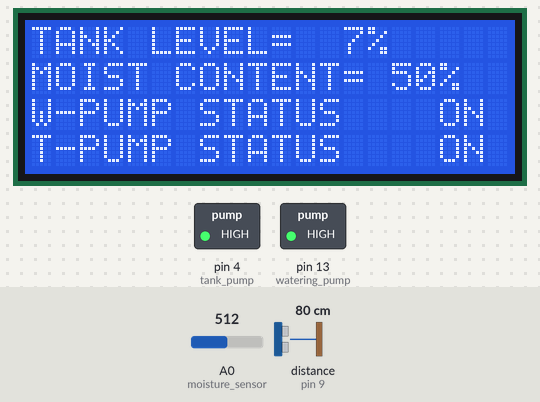
A sketch run on a simulated Arduino Uno, built with avr-gcc and run on an emulated ATmega328P. On the bench: 20×4 character LCD, switched loads named in the sketch (green lamp = pin HIGH). Wiring (inferred from the names in the program): ultrasonic range finder: trigger pin 10; echo pin 9. The test bench sets the inputs (shaded band); at power-on: A0 (moisture_sensor) = 512, distance to the obstacle (sensor on pin 9) 80 cm. The echo pulse lasts 58.3 µs per cm; the modem accepts every AT command (registered, SIM ready, sends succeed) and sends nothing else; pins used as bus, display or sensor lines are not drawn; what the sketch prints to the serial monitor is not drawn.

Above: at 1.7 s.
1.8 s: A0 (moisture_sensor) set to 861
At 4.5 s:
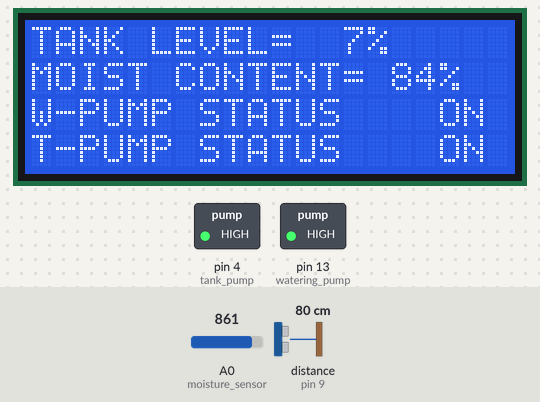
5.8 s: A0 (moisture_sensor) set to 889
At 7.5 s:
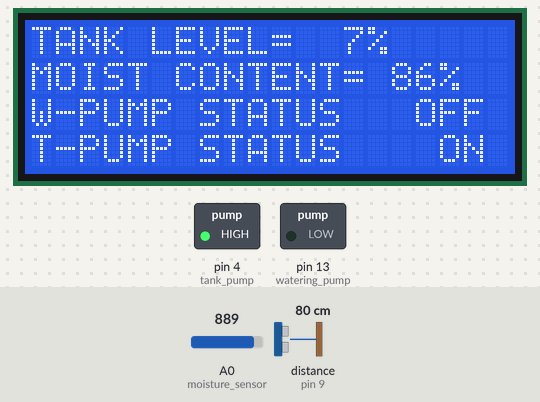
9.8 s: distance to the obstacle (sensor on pin 9) set to 2 cm
13.8 s: distance to the obstacle (sensor on pin 9) set to 18 cm
17.8 s: distance to the obstacle (sensor on pin 9) set to 35 cm
21.8 s: A0 (moisture_sensor) set to 900
At 23.2 s:
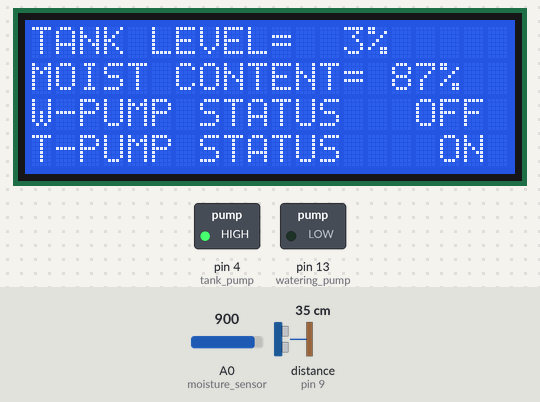
Timing chart, 0 to 24.8 s (numbered marks = the images above; inputs shaded):
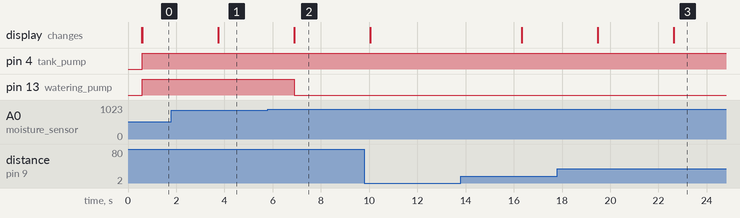

The sketch:

code.ino
```cpp
 #include<LiquidCrystal.h>
#include <SoftwareSerial.h>

#define echo 9
#define trigger 10
#define tank_pump 4
#define watering_pump 13
#define moisture_sensor A0
long duration;
int distance;
int moisture_value;
int distance_percent;
int moist_percent;
SoftwareSerial SIM900(2, 3);
LiquidCrystal lcd(12,11,8,7,6,5);

void setup () {
lcd.begin(20,4);
SIM900.begin(9600);
Serial.begin(9600);
pinMode(echo,INPUT);
pinMode(moisture_sensor,INPUT);
pinMode(trigger,OUTPUT);
digitalWrite(trigger,LOW);
pinMode(watering_pump,OUTPUT);
pinMode(tank_pump,OUTPUT);
digitalWrite(watering_pump,LOW);
digitalWrite(tank_pump,LOW);
lcd.setCursor(0,1);
lcd.print("KRISHI");
lcd.setCursor(0,2);
lcd.print("SICHAI");
lcd.setCursor(0,3);
lcd.print("SEVAK");
delay(500);
lcd.clear();
}


void loop(){

 // LEVEL SENSOR
 digitalWrite(trigger,LOW);
 delayMicroseconds(2);
 digitalWrite(trigger,HIGH);
 delayMicroseconds(10);
 digitalWrite(trigger,LOW);
 duration=pulseIn(echo,HIGH);
 distance=duration*0.017;
 distance_percent=map( distance,0,1023,0,100);
 moisture_value= analogRead(moisture_sensor);
moist_percent=map(moisture_value,0,1023,0,100);
 condition();

}


void sms(){
SIM900.print("AT+CMGF=1\r");
 SIM900.println("AT + CMGS = \"+91xxxxxxxxxx\"");// recipient's mobile number
SIM900.println("WATERING PUMP IS OFF"); // message to send
SIM900.println((char)26); // End AT command with a ^Z, ASCII code 26
Serial.println((char)26);
SIM900.println();

}

void sms1(){
SIM900.print("AT+CMGF=1\r");
SIM900.println("AT + CMGS = \"+91xxxxxxxxxx\"");// recipient's mobile number
SIM900.println("TANK PUMP IS OFF"); // message to send
Serial.println("TANK PUMP IS OFF");
SIM900.println((char)26); // End AT command with a ^Z, ASCII code 26
Serial.println((char)26);
//delay(200);
SIM900.println();

}


void sms2(){
SIM900.print("AT+CMGF=1\r");
SIM900.println("AT + CMGS = \"+91xxxxxxxxxx\"");// recipient's mobile number
SIM900.println("WATERING PUMP IS ON"); // message to send
Serial.println("WATERING PUMP IS ON");
//delay(200);
SIM900.println((char)26); // End AT command with a ^Z, ASCII code 26
Serial.println((char)26);
//delay(200);
SIM900.println();

}

void sms3(){
SIM900.print("AT+CMGF=1\r");
delay(2000);
SIM900.println("AT + CMGS = \"+91xxxxxxxxxx\"");// recipient's mobile number
SIM900.println("TANK PUMP IS ON"); // message to send
Serial.println("TANK PUMP IS ON");
//delay(200);
SIM900.println((char)26); // End AT command with a ^Z, ASCII code 26
Serial.println((char)26);
//delay(200);
SIM900.println();

}


void condition(){
if (distance_percent>65 &&moist_percent<85){
LCD_3();
digitalWrite(tank_pump,LOW);
digitalWrite(watering_pump,HIGH);
sms1();
sms2();
delay(1000);
}
else if (distance_percent<65 &&moist_percent>85)
{
LCD_2();
digitalWrite(tank_pump,HIGH);
digitalWrite(watering_pump,LOW);
sms3();
sms();
delay(1000);
}
else if (distance_percent>65 &&moist_percent>85)
{
LCD_4();
digitalWrite(tank_pump,LOW);
digitalWrite(watering_pump,LOW);

sms1();
sms();
delay(1000);
}

else if (distance_percent<65 &&moist_percent<85)
{
LCD_1();
digitalWrite(tank_pump,HIGH);
digitalWrite(watering_pump,HIGH);
sms3();
sms2();
delay(1000);
}
}

  void LCD_1()
  {
  lcd.clear();
  lcd.setCursor(0,0);
  lcd.print("TANK LEVEL=  ");
  lcd.print(distance_percent);
  lcd.print("%");
  lcd.setCursor(0,1);
  lcd.print("MOIST CONTENT= ");
  lcd.print(moist_percent);
  lcd.print("%");
   lcd.setCursor(0,2);
  lcd.print("W-PUMP STATUS  ");
  lcd.print("  ON");
  lcd.setCursor(0,3);
  lcd.print("T-PUMP STATUS  ");
  lcd.print("  ON");
  }

void LCD_2(){
  lcd.clear();
  lcd.setCursor(0,0);
   lcd.print("TANK LEVEL=  ");
  lcd.print(distance_percent);
  lcd.print("%");
  lcd.setCursor(0,1);
  lcd.print("MOIST CONTENT= ");
  lcd.print(moist_percent);
  lcd.print("%");
   lcd.setCursor(0,2);
  lcd.print("W-PUMP STATUS ");
  lcd.print("  OFF");
  lcd.setCursor(0,3);
  lcd.print("T-PUMP STATUS ");
  lcd.print("   ON");
  }
  void LCD_3(){
  lcd.clear();
  lcd.setCursor(0,0);
   lcd.print("TANK LEVEL=  ");
  lcd.print(distance_percent);
  lcd.print("%");
  lcd.setCursor(0,1);
  lcd.print("MOIST CONTENT= ");
  lcd.print(moist_percent);
  lcd.print("%");
   lcd.setCursor(0,2);
  lcd.print("W-PUMP STATUS ");
  lcd.print("  ON");
  lcd.setCursor(0,3);
  lcd.print("T-PUMP STATUS ");
  lcd.print("  OFF");
  }

  void LCD_4(){
  lcd.clear();
  lcd.setCursor(0,0);
   lcd.print("TANK LEVEL=  ");
  lcd.print(distance_percent);
  lcd.print("%");
  lcd.setCursor(0,1);
  lcd.print("MOIST CONTENT= ");
  lcd.print(moist_percent);
  lcd.print("%");
   lcd.setCursor(0,2);
  lcd.print("W-PUMP STATUS");
  lcd.print("  OFF");
  lcd.setCursor(0,3);
  lcd.print("T-PUMP STATUS");
  lcd.print("  OFF");
  }
```

Measured:
- the behaviour switches between 879 and 880 on A0 (moisture_sensor) (found by bisection; images 1 and 2)
- after the input at 1.8 s, the display: changes after 1.9 s (image 1)
- after the input at 5.8 s, pin 13 (watering_pump): HIGH → LOW after 1.1 s; the display: changes after 1.1 s (image 2)
- after the input at 21.8 s, the display: changes after 0.84 s (image 3)
